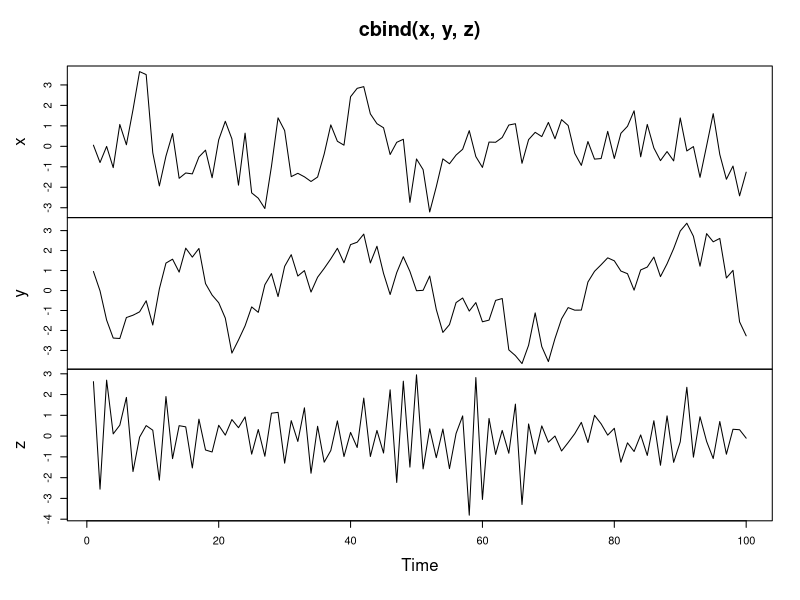
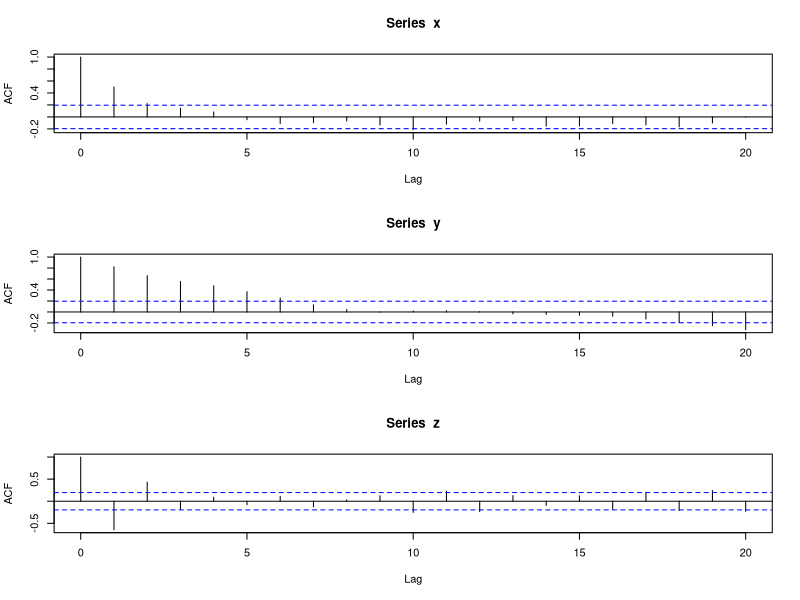
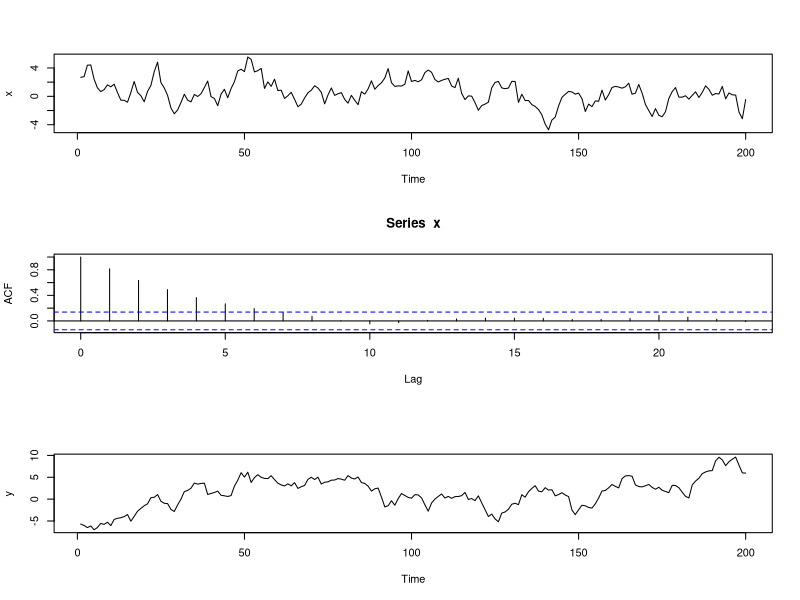
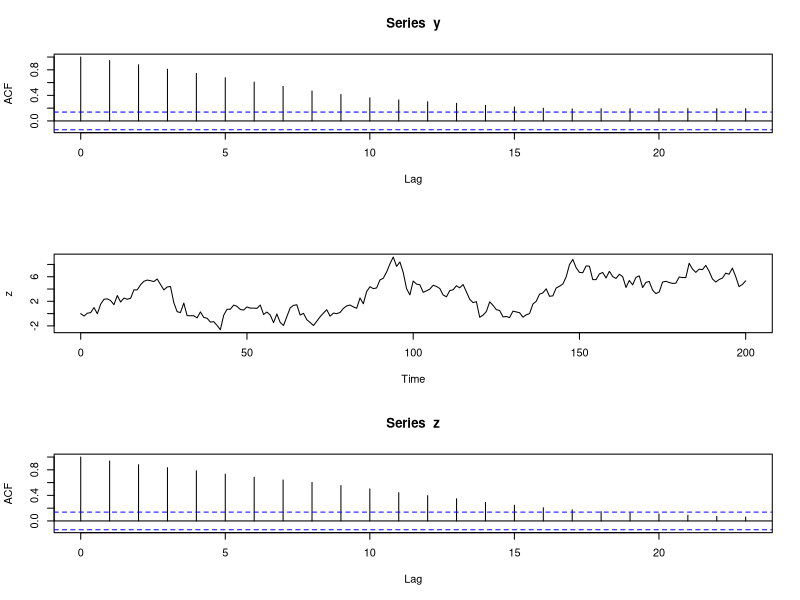
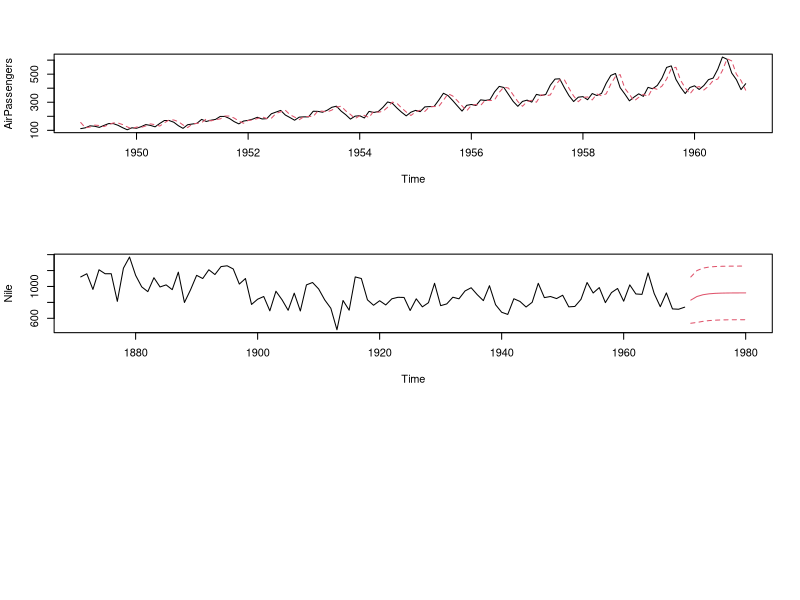

The R script that drew these images, in order:
## ---- chunk 1

## ---- chunk 2
x <- arima.sim(model=list(ar=0.5), n=100)

# Simulate an AR model with 0.9 slope
y <- arima.sim(model=list(ar=0.9), n=100)

# Simulate an AR model with -0.75 slope
z <- arima.sim(model=list(ar=(-0.75)), n=100)

# Plot your simulated data
plot.ts(cbind(x, y, z))
## ---- chunk 3
par(mfrow=c(3,1))
acf(x)
acf(y)
acf(z)
## ---- chunk 4
x <- arima.sim(model = list(ar=0.9), n = 200)
ts.plot(x)
acf(x)

# Simulate and plot AR model with slope 0.98
y <- arima.sim(model=list(ar=0.98), n=200)
ts.plot(y)
acf(y)

# Simulate and plot RW model
z <- arima.sim(model=list(order=c(0,1,0)), n=200)
ts.plot(z)
acf(z)
## ---- chunk 5
data("AirPassengers")

AR <- arima(AirPassengers, order=c(1, 0, 0))
print(AR)

ts.plot(AirPassengers)
AR_fitted <- AirPassengers - residuals(AR)
points(AR_fitted, type = "l", col = 2, lty = 2)
## ---- chunk 6
data("Nile")

AR_fit <-arima(Nile, order  = c(1, 0, 0))
print(AR_fit)

# Use predict() to make a 1-step forecast
predict_AR <- predict(AR_fit)

# Obtain the 1-step forecast using $pred[1]
predict_AR$pred[1]

# Use predict to make 1-step through 10-step forecasts
predict(AR_fit, n.ahead = 10)

# Run to plot the Nile series plus the forecast and 95% prediction intervals
ts.plot(Nile, xlim = c(1871, 1980))
AR_forecast <- predict(AR_fit, n.ahead = 10)$pred
AR_forecast_se <- predict(AR_fit, n.ahead = 10)$se
points(AR_forecast, type = "l", col = 2)
points(AR_forecast - 2*AR_forecast_se, type = "l", col = 2, lty = 2)
points(AR_forecast + 2*AR_forecast_se, type = "l", col = 2, lty = 2)
